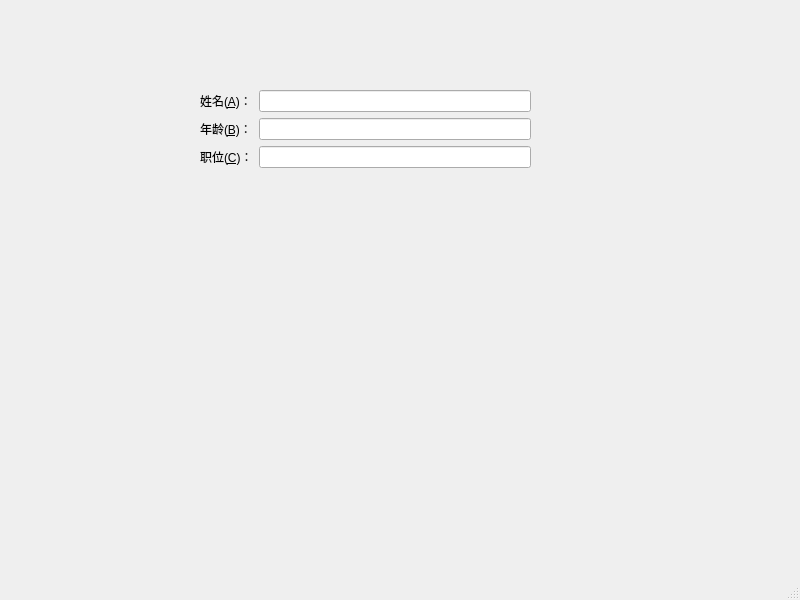
<?xml version="1.0" encoding="UTF-8"?>
<ui version="4.0">
 <class>MainWindow</class>
 <widget class="QMainWindow" name="MainWindow">
  <property name="geometry">
   <rect>
    <x>0</x>
    <y>0</y>
    <width>800</width>
    <height>600</height>
   </rect>
  </property>
  <property name="windowTitle">
   <string>MainWindow</string>
  </property>
  <widget class="QWidget" name="centralwidget">
   <widget class="QWidget" name="formLayoutWidget">
    <property name="geometry">
     <rect>
      <x>200</x>
      <y>90</y>
      <width>331</width>
      <height>121</height>
     </rect>
    </property>
    <layout class="QFormLayout" name="formLayout">
     <item row="0" column="1">
      <widget class="QLineEdit" name="lineEdit"/>
     </item>
     <item row="0" column="0">
      <widget class="QLabel" name="label">
       <property name="text">
        <string>姓名(&amp;A)：</string>
       </property>
       <property name="buddy">
        <cstring>lineEdit</cstring>
       </property>
      </widget>
     </item>
     <item row="1" column="0">
      <widget class="QLabel" name="label_3">
       <property name="text">
        <string>年龄(&amp;B)：</string>
       </property>
       <property name="buddy">
        <cstring>lineEdit_3</cstring>
       </property>
      </widget>
     </item>
     <item row="1" column="1">
      <widget class="QLineEdit" name="lineEdit_3"/>
     </item>
     <item row="2" column="0">
      <widget class="QLabel" name="label_2">
       <property name="text">
        <string>职位(&amp;C)：</string>
       </property>
       <property name="buddy">
        <cstring>lineEdit_2</cstring>
       </property>
      </widget>
     </item>
     <item row="2" column="1">
      <widget class="QLineEdit" name="lineEdit_2"/>
     </item>
    </layout>
   </widget>
  </widget>
  <widget class="QMenuBar" name="menubar">
   <property name="geometry">
    <rect>
     <x>0</x>
     <y>0</y>
     <width>800</width>
     <height>22</height>
    </rect>
   </property>
  </widget>
  <widget class="QStatusBar" name="statusbar"/>
 </widget>
 <resources/>
 <connections/>
</ui>
